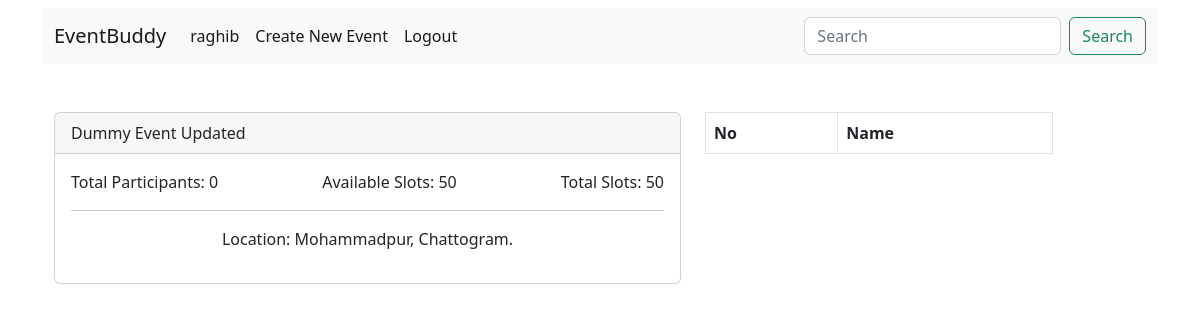
The page /event-details/4/ (signed in) on the database its author committed.
### event_app/models.py (models this page shows, shortened)
class Event(models.Model):
    user = models.ForeignKey(User, on_delete=models.CASCADE,null=True,blank=True)
    title = models.CharField(max_length=150)
    description = models.TextField()
    time = models.TimeField(auto_now_add=False)
    date = models.DateField(auto_now_add=False)
    location = models.CharField(max_length=250)
    total_slots = models.PositiveIntegerField()
    available_slots = models.PositiveIntegerField()
    image = models.ImageField(upload_to="events")
    created_at = models.DateTimeField(auto_now_add=True)

### event_app/decorators.py (the view)
    def wrapper_func(request, *args, **kwargs):
        if not request.user.is_staff:
            return redirect("home")
        else:
            return view_func(request, *args, **kwargs)

### event_app/views.py (called while the page is built)
@staff_check
def see_participant_list(request,id):
    event = get_object_or_404(Event,id=id)
    if event.user == request.user:
        event_details = EventRegistration.objects.filter(event=id)
        count = event_details.count()
        context = {"event":event,"event_details":event_details,"count":count}
        return render(request,'participant-list.html',context)
    else:
        return redirect("/")

### templates/participant-list.html (shortened to what this page needs)
{% extends "base.html" %}
{% block content %}
  <div class="container mt-5">
    <div class="row">
        <div class="col-md-7">
            <div class="card">
              <div class="card-header">
                {{event.title}}
              </div>
              <div class="card-body">
                <div class="d-flex justify-content-between mb-2">
                    <div class="text-start">
                        <span class="text-dark">Total Participants: {{count}}</span>
                    </div>
                    <div class="text-center">
                        <span class="text-dark">Available Slots: {{event.available_slots}}</span>
                    </div>
                    <div class="text-end">
                        <span class="text-dark">Total Slots: {{event.total_slots}}</span>
                    </div>
                </div>
                <hr>
                <p class="text-center mt-2">Location: {{event.location}}</p>
              </div>
            </div>
          </div>
      <div class="col-md-4">
        <table class="table table-bordered">
          <thead>
            <tr>
              <th scope="col">No</th>
              <th scope="col">Name</th>
            </tr>
          </thead>
        </table>
      </div>
    </div>
    </div>
  </div>
{% endblock %}

### templates/navbar.html (shortened to what this page needs)
<nav class="navbar navbar-expand-lg bg-light mt-2">
    <div class="container-fluid">
      <a class="navbar-brand" href="{% url "home" %}">EventBuddy</a>
      <div class="collapse navbar-collapse" id="navbarSupportedContent">
        <ul class="navbar-nav me-auto mb-2 mb-lg-0">
          {% if user.id is None %}
          <li class="nav-item">
            <a class="nav-link active" href="{% url "signup" %}">Sign Up</a>
          </li>
          <li class="nav-item">
            <a class="nav-link active" href="{% url "login" %}">Login</a>
          </li>
          {% else %}
          <li class="nav-item">
            <a class="nav-link active" href="{% url "user_profile" %}">{{request.user.username}}</a>
          </li>
          {% if user.is_superuser or user.is_staff %}
          <li class="nav-item">
            <a class="nav-link active" href="{% url 'create_event' %}">Create New Event</a>
          </li>
          {% endif %}
          <li class="nav-item">
            <a class="nav-link active" href="{% url "logout" %}">Logout</a>
          </li>
          {% endif %}
        </ul>
        <form class="d-flex" role="search">
          <input class="form-control me-2" type="search" placeholder="Search" name="search" aria-label="Search">
          <button class="btn btn-outline-success" type="submit">Search</button>
        </form>
      </div>
    </div>
  </nav>

### rows shown on the page
Event: title "Dummy Event Updated", available_slots "50", total_slots "50", location "Mohammadpur, Chattogram."

### other values the page prints
{{ request.user.username }} "raghib"
{{ count }} "0"
